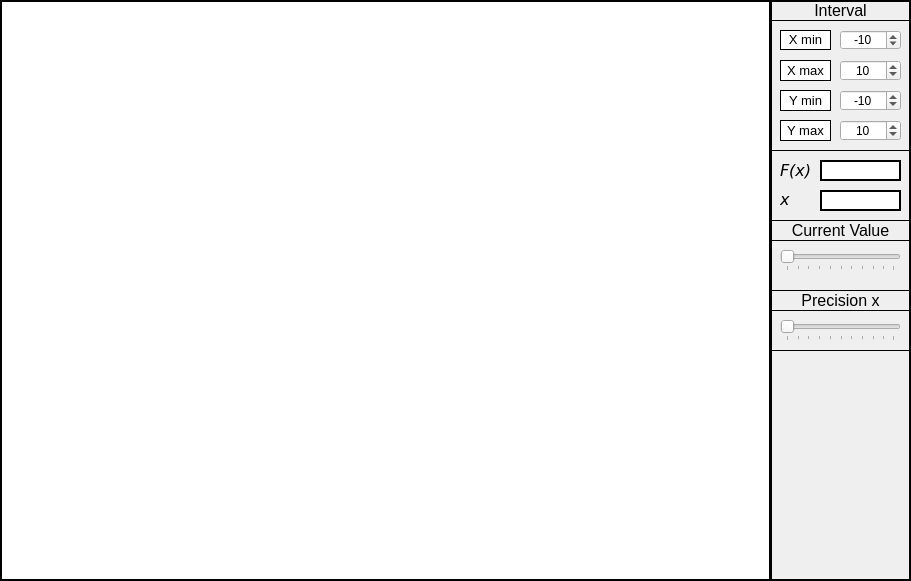
<?xml version="1.0" encoding="UTF-8"?>
<ui version="4.0">
 <class>Plotter</class>
 <widget class="QMainWindow" name="Plotter">
  <property name="geometry">
   <rect>
    <x>0</x>
    <y>0</y>
    <width>911</width>
    <height>581</height>
   </rect>
  </property>
  <property name="windowTitle">
   <string>Graph</string>
  </property>
  <property name="windowIcon">
   <iconset resource="Resorurce.qrc">
    <normaloff>:/Resources/plotter.png</normaloff>:/Resources/plotter.png</iconset>
  </property>
  <property name="toolButtonStyle">
   <enum>Qt::ToolButtonTextOnly</enum>
  </property>
  <widget class="QWidget" name="PlotterWidget">
   <widget class="QGraphicsView" name="graphicsView">
    <property name="geometry">
     <rect>
      <x>0</x>
      <y>0</y>
      <width>771</width>
      <height>581</height>
     </rect>
    </property>
    <property name="frameShape">
     <enum>QFrame::Panel</enum>
    </property>
    <property name="frameShadow">
     <enum>QFrame::Plain</enum>
    </property>
    <property name="lineWidth">
     <number>2</number>
    </property>
   </widget>
   <widget class="QFrame" name="frame_4">
    <property name="geometry">
     <rect>
      <x>770</x>
      <y>0</y>
      <width>141</width>
      <height>581</height>
     </rect>
    </property>
    <property name="frameShape">
     <enum>QFrame::WinPanel</enum>
    </property>
    <property name="frameShadow">
     <enum>QFrame::Plain</enum>
    </property>
    <widget class="QFrame" name="frame_3">
     <property name="geometry">
      <rect>
       <x>0</x>
       <y>0</y>
       <width>141</width>
       <height>151</height>
      </rect>
     </property>
     <property name="frameShape">
      <enum>QFrame::Box</enum>
     </property>
     <property name="frameShadow">
      <enum>QFrame::Plain</enum>
     </property>
     <widget class="QLabel" name="label_2">
      <property name="geometry">
       <rect>
        <x>10</x>
        <y>60</y>
        <width>51</width>
        <height>21</height>
       </rect>
      </property>
      <property name="styleSheet">
       <string notr="true">background-color: rgb(255, 255, 255);</string>
      </property>
      <property name="frameShape">
       <enum>QFrame::Panel</enum>
      </property>
      <property name="text">
       <string>&lt;html&gt;&lt;head/&gt;&lt;body&gt;&lt;p&gt;&lt;span style=&quot; font-size:10pt;&quot;&gt;X max&lt;/span&gt;&lt;/p&gt;&lt;/body&gt;&lt;/html&gt;</string>
      </property>
      <property name="alignment">
       <set>Qt::AlignCenter</set>
      </property>
     </widget>
     <widget class="QSpinBox" name="xmin">
      <property name="geometry">
       <rect>
        <x>70</x>
        <y>30</y>
        <width>61</width>
        <height>20</height>
       </rect>
      </property>
      <property name="alignment">
       <set>Qt::AlignCenter</set>
      </property>
      <property name="minimum">
       <number>-500</number>
      </property>
      <property name="maximum">
       <number>500</number>
      </property>
      <property name="value">
       <number>-10</number>
      </property>
     </widget>
     <widget class="QLabel" name="label_3">
      <property name="geometry">
       <rect>
        <x>10</x>
        <y>90</y>
        <width>51</width>
        <height>21</height>
       </rect>
      </property>
      <property name="styleSheet">
       <string notr="true">background-color: rgb(255, 255, 255);</string>
      </property>
      <property name="frameShape">
       <enum>QFrame::Panel</enum>
      </property>
      <property name="text">
       <string>&lt;html&gt;&lt;head/&gt;&lt;body&gt;&lt;p&gt;&lt;span style=&quot; font-size:10pt;&quot;&gt;Y min&lt;/span&gt;&lt;/p&gt;&lt;/body&gt;&lt;/html&gt;</string>
      </property>
      <property name="alignment">
       <set>Qt::AlignCenter</set>
      </property>
     </widget>
     <widget class="QLabel" name="label_4">
      <property name="geometry">
       <rect>
        <x>10</x>
        <y>120</y>
        <width>51</width>
        <height>21</height>
       </rect>
      </property>
      <property name="styleSheet">
       <string notr="true">background-color: rgb(255, 255, 255);</string>
      </property>
      <property name="frameShape">
       <enum>QFrame::Box</enum>
      </property>
      <property name="text">
       <string>&lt;html&gt;&lt;head/&gt;&lt;body&gt;&lt;p&gt;&lt;span style=&quot; font-size:10pt;&quot;&gt;Y max&lt;/span&gt;&lt;/p&gt;&lt;/body&gt;&lt;/html&gt;</string>
      </property>
      <property name="alignment">
       <set>Qt::AlignCenter</set>
      </property>
     </widget>
     <widget class="QSpinBox" name="ymax">
      <property name="geometry">
       <rect>
        <x>70</x>
        <y>120</y>
        <width>61</width>
        <height>21</height>
       </rect>
      </property>
      <property name="autoFillBackground">
       <bool>true</bool>
      </property>
      <property name="frame">
       <bool>true</bool>
      </property>
      <property name="alignment">
       <set>Qt::AlignCenter</set>
      </property>
      <property name="buttonSymbols">
       <enum>QAbstractSpinBox::UpDownArrows</enum>
      </property>
      <property name="minimum">
       <number>-500</number>
      </property>
      <property name="maximum">
       <number>500</number>
      </property>
      <property name="value">
       <number>10</number>
      </property>
     </widget>
     <widget class="QSpinBox" name="ymin">
      <property name="geometry">
       <rect>
        <x>70</x>
        <y>90</y>
        <width>61</width>
        <height>21</height>
       </rect>
      </property>
      <property name="alignment">
       <set>Qt::AlignCenter</set>
      </property>
      <property name="minimum">
       <number>-500</number>
      </property>
      <property name="maximum">
       <number>500</number>
      </property>
      <property name="value">
       <number>-10</number>
      </property>
     </widget>
     <widget class="QSpinBox" name="xmax">
      <property name="geometry">
       <rect>
        <x>70</x>
        <y>60</y>
        <width>61</width>
        <height>21</height>
       </rect>
      </property>
      <property name="alignment">
       <set>Qt::AlignCenter</set>
      </property>
      <property name="minimum">
       <number>-500</number>
      </property>
      <property name="maximum">
       <number>500</number>
      </property>
      <property name="value">
       <number>10</number>
      </property>
     </widget>
     <widget class="QLabel" name="label">
      <property name="geometry">
       <rect>
        <x>10</x>
        <y>30</y>
        <width>51</width>
        <height>20</height>
       </rect>
      </property>
      <property name="styleSheet">
       <string notr="true">background-color: rgb(255, 255, 255);</string>
      </property>
      <property name="frameShape">
       <enum>QFrame::Panel</enum>
      </property>
      <property name="text">
       <string>&lt;html&gt;&lt;head/&gt;&lt;body&gt;&lt;p&gt;&lt;span style=&quot; font-size:10pt;&quot;&gt;X min&lt;/span&gt;&lt;/p&gt;&lt;/body&gt;&lt;/html&gt;</string>
      </property>
      <property name="alignment">
       <set>Qt::AlignCenter</set>
      </property>
     </widget>
     <widget class="QLabel" name="interval">
      <property name="geometry">
       <rect>
        <x>0</x>
        <y>0</y>
        <width>141</width>
        <height>21</height>
       </rect>
      </property>
      <property name="frameShape">
       <enum>QFrame::Panel</enum>
      </property>
      <property name="text">
       <string>&lt;html&gt;&lt;head/&gt;&lt;body&gt;&lt;p&gt;&lt;span style=&quot; font-size:12pt;&quot;&gt;Interval&lt;/span&gt;&lt;/p&gt;&lt;/body&gt;&lt;/html&gt;</string>
      </property>
      <property name="textFormat">
       <enum>Qt::AutoText</enum>
      </property>
      <property name="alignment">
       <set>Qt::AlignCenter</set>
      </property>
     </widget>
    </widget>
    <widget class="QFrame" name="frame">
     <property name="geometry">
      <rect>
       <x>0</x>
       <y>150</y>
       <width>141</width>
       <height>71</height>
      </rect>
     </property>
     <property name="frameShape">
      <enum>QFrame::Panel</enum>
     </property>
     <property name="frameShadow">
      <enum>QFrame::Plain</enum>
     </property>
     <widget class="QLabel" name="func">
      <property name="geometry">
       <rect>
        <x>50</x>
        <y>10</y>
        <width>81</width>
        <height>21</height>
       </rect>
      </property>
      <property name="autoFillBackground">
       <bool>false</bool>
      </property>
      <property name="styleSheet">
       <string notr="true">background-color: rgb(255, 255, 255);</string>
      </property>
      <property name="frameShape">
       <enum>QFrame::WinPanel</enum>
      </property>
      <property name="text">
       <string/>
      </property>
     </widget>
     <widget class="QLabel" name="func_x">
      <property name="geometry">
       <rect>
        <x>10</x>
        <y>10</y>
        <width>31</width>
        <height>21</height>
       </rect>
      </property>
      <property name="font">
       <font>
        <family>Verdana</family>
        <pointsize>12</pointsize>
        <italic>true</italic>
       </font>
      </property>
      <property name="text">
       <string>&lt;html&gt;&lt;head/&gt;&lt;body&gt;&lt;p&gt;&lt;span style=&quot; font-size:12pt;&quot;&gt;F(x)&lt;/span&gt;&lt;/p&gt;&lt;/body&gt;&lt;/html&gt;</string>
      </property>
     </widget>
     <widget class="QLabel" name="x">
      <property name="geometry">
       <rect>
        <x>10</x>
        <y>40</y>
        <width>16</width>
        <height>20</height>
       </rect>
      </property>
      <property name="font">
       <font>
        <family>Verdana</family>
        <pointsize>12</pointsize>
        <italic>true</italic>
       </font>
      </property>
      <property name="text">
       <string>&lt;html&gt;&lt;head/&gt;&lt;body&gt;&lt;p&gt;&lt;span style=&quot; font-size:12pt;&quot;&gt;x&lt;/span&gt;&lt;/p&gt;&lt;/body&gt;&lt;/html&gt;</string>
      </property>
     </widget>
     <widget class="QLabel" name="value_x_in_point">
      <property name="geometry">
       <rect>
        <x>50</x>
        <y>40</y>
        <width>81</width>
        <height>21</height>
       </rect>
      </property>
      <property name="autoFillBackground">
       <bool>false</bool>
      </property>
      <property name="styleSheet">
       <string notr="true">background-color: rgb(255, 255, 255);</string>
      </property>
      <property name="frameShape">
       <enum>QFrame::WinPanel</enum>
      </property>
      <property name="text">
       <string/>
      </property>
     </widget>
     <widget class="QFrame" name="frame_2">
      <property name="geometry">
       <rect>
        <x>0</x>
        <y>70</y>
        <width>141</width>
        <height>131</height>
       </rect>
      </property>
      <property name="frameShape">
       <enum>QFrame::Box</enum>
      </property>
      <property name="frameShadow">
       <enum>QFrame::Plain</enum>
      </property>
     </widget>
    </widget>
    <widget class="QFrame" name="frame_5">
     <property name="geometry">
      <rect>
       <x>0</x>
       <y>220</y>
       <width>141</width>
       <height>131</height>
      </rect>
     </property>
     <property name="frameShape">
      <enum>QFrame::Panel</enum>
     </property>
     <property name="frameShadow">
      <enum>QFrame::Plain</enum>
     </property>
     <widget class="QSlider" name="precision_x">
      <property name="geometry">
       <rect>
        <x>10</x>
        <y>100</y>
        <width>121</width>
        <height>21</height>
       </rect>
      </property>
      <property name="autoFillBackground">
       <bool>true</bool>
      </property>
      <property name="orientation">
       <enum>Qt::Horizontal</enum>
      </property>
      <property name="tickPosition">
       <enum>QSlider::TicksBelow</enum>
      </property>
     </widget>
     <widget class="QLabel" name="prec_x">
      <property name="geometry">
       <rect>
        <x>0</x>
        <y>70</y>
        <width>141</width>
        <height>21</height>
       </rect>
      </property>
      <property name="frameShape">
       <enum>QFrame::Box</enum>
      </property>
      <property name="text">
       <string>&lt;html&gt;&lt;head/&gt;&lt;body&gt;&lt;p&gt;&lt;span style=&quot; font-size:12pt;&quot;&gt;Precision x&lt;/span&gt;&lt;/p&gt;&lt;/body&gt;&lt;/html&gt;</string>
      </property>
      <property name="alignment">
       <set>Qt::AlignCenter</set>
      </property>
      <property name="buddy">
       <cstring>C</cstring>
      </property>
     </widget>
     <widget class="QLabel" name="current_value">
      <property name="geometry">
       <rect>
        <x>0</x>
        <y>0</y>
        <width>141</width>
        <height>21</height>
       </rect>
      </property>
      <property name="frameShape">
       <enum>QFrame::Box</enum>
      </property>
      <property name="text">
       <string>&lt;html&gt;&lt;head/&gt;&lt;body&gt;&lt;p&gt;&lt;span style=&quot; font-size:12pt;&quot;&gt;Current Value&lt;/span&gt;&lt;/p&gt;&lt;/body&gt;&lt;/html&gt;</string>
      </property>
      <property name="alignment">
       <set>Qt::AlignCenter</set>
      </property>
      <property name="buddy">
       <cstring>C</cstring>
      </property>
     </widget>
     <widget class="QSlider" name="cur_val_slider">
      <property name="geometry">
       <rect>
        <x>10</x>
        <y>30</y>
        <width>121</width>
        <height>21</height>
       </rect>
      </property>
      <property name="value">
       <number>0</number>
      </property>
      <property name="orientation">
       <enum>Qt::Horizontal</enum>
      </property>
      <property name="tickPosition">
       <enum>QSlider::TicksBelow</enum>
      </property>
      <property name="tickInterval">
       <number>0</number>
      </property>
     </widget>
    </widget>
   </widget>
   <zorder>frame_4</zorder>
   <zorder>graphicsView</zorder>
  </widget>
 </widget>
 <resources>
  <include location="Resorurce.qrc"/>
 </resources>
 <connections/>
</ui>
